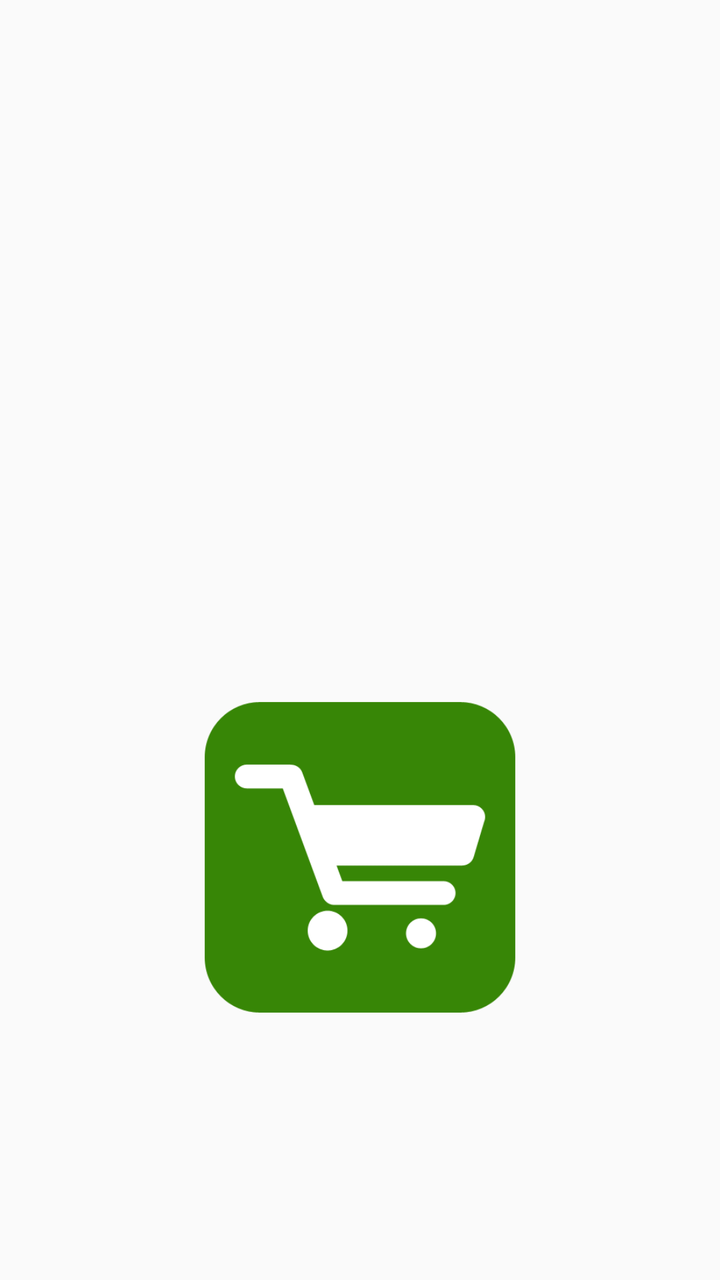
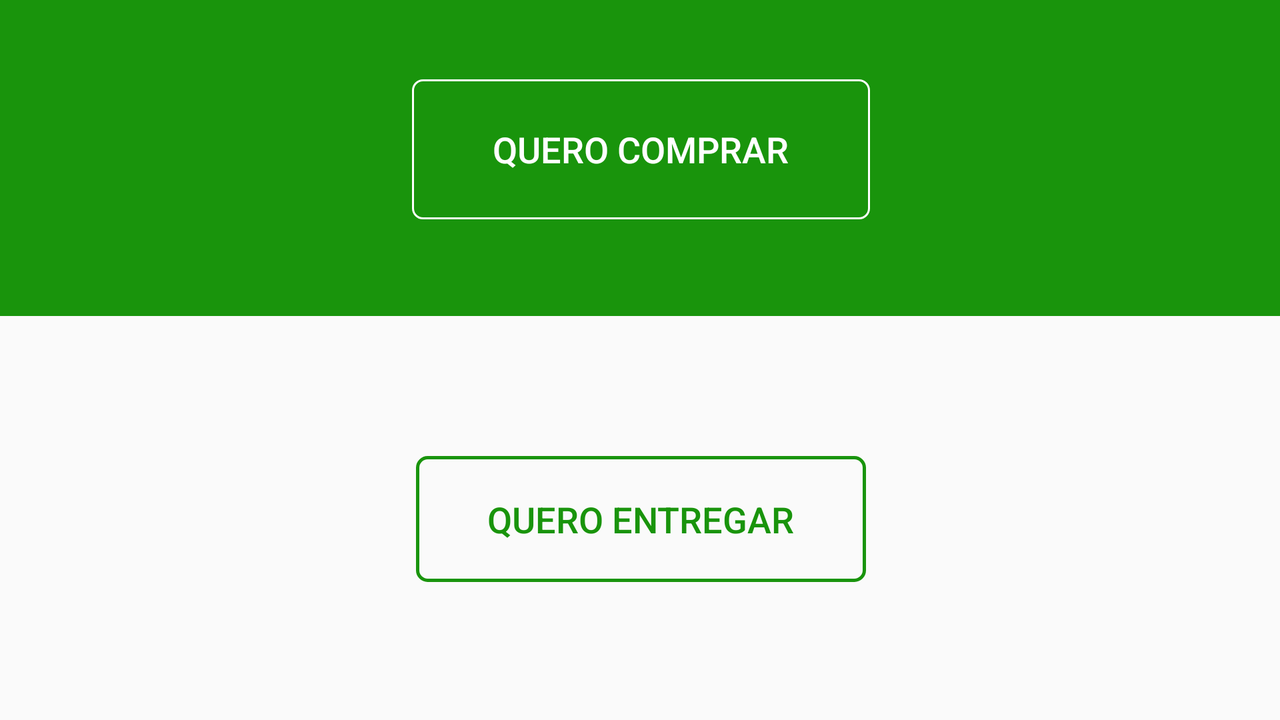

An Android layout and its configuration variant, each rendered on a device that would load it. The default file and the variant file are quoted in full after the pictures.
<!-- AndroidManifest.xml: application theme AppTheme -->
<!-- res/layout/activity_register.xml -->
<?xml version="1.0" encoding="utf-8"?>
<android.support.constraint.ConstraintLayout xmlns:android="http://schemas.android.com/apk/res/android"
    xmlns:app="http://schemas.android.com/apk/res-auto"
    xmlns:tools="http://schemas.android.com/tools"
    android:layout_width="match_parent"
    android:layout_height="match_parent"
    tools:context=".RegisterActivity">

    <ImageView
        android:id="@+id/quero_comprar"
        android:layout_width="155dp"
        android:layout_height="165dp"
        android:layout_marginEnd="8dp"
        android:layout_marginLeft="8dp"
        android:layout_marginRight="8dp"
        android:layout_marginStart="8dp"
        android:layout_marginTop="52dp"
        app:layout_constraintEnd_toEndOf="parent"
        app:layout_constraintHorizontal_bias="0.502"
        app:layout_constraintStart_toStartOf="parent"
        app:layout_constraintTop_toTopOf="parent"
        app:srcCompat="@drawable/cart" />

    <ImageView
        android:id="@+id/quero_entregar"
        android:layout_width="184dp"
        android:layout_height="284dp"
        android:layout_marginBottom="8dp"
        android:layout_marginEnd="8dp"
        android:layout_marginLeft="8dp"
        android:layout_marginRight="8dp"
        android:layout_marginStart="8dp"
        android:layout_marginTop="8dp"
        app:layout_constraintBottom_toBottomOf="parent"
        app:layout_constraintEnd_toEndOf="parent"
        app:layout_constraintStart_toStartOf="parent"
        app:layout_constraintTop_toBottomOf="@+id/quero_comprar"
        app:srcCompat="@drawable/icon" />

</android.support.constraint.ConstraintLayout>
<!-- resources referenced by this layout -->
<resources>
  <!-- drawable icon: png bitmap (drawable, 11999 bytes) -->
  <style name="AppTheme" parent="Theme.AppCompat.Light.DarkActionBar">
          
          <item name="windowNoTitle">false</item>
          <item name="colorPrimary">#0b6156</item>
          <item name="colorPrimaryDark">@color/colorPrimaryDark</item>
          <item name="colorAccent">@color/colorAccent</item>
      </style>
  <color name="colorPrimaryDark">#303f9f</color>
  <color name="colorAccent">#FF4081</color>
</resources>
<!-- res/layout-land/activity_register.xml (the repository's variant of the layout above) -->
<!-- drawn on the phone turned sideways -->
<?xml version="1.0" encoding="utf-8"?>
<android.support.constraint.ConstraintLayout xmlns:android="http://schemas.android.com/apk/res/android"
    xmlns:app="http://schemas.android.com/apk/res-auto"
    xmlns:tools="http://schemas.android.com/tools"
    android:layout_width="match_parent"
    android:layout_height="match_parent"
    tools:context=".RegisterActivity">

    <android.support.constraint.ConstraintLayout
        android:id="@+id/constraintLayout"
        android:layout_width="match_parent"
        android:layout_height="158dp"
        android:background="#19940c"
        tools:layout_editor_absoluteX="0dp"
        tools:layout_editor_absoluteY="-1dp">

        <Button
            android:id="@+id/button_comprar"
            android:layout_width="229dp"
            android:layout_height="70dp"
            android:layout_marginBottom="8dp"
            android:layout_marginEnd="8dp"
            android:layout_marginLeft="8dp"
            android:layout_marginRight="8dp"
            android:layout_marginStart="8dp"
            android:layout_marginTop="36dp"
            android:background="@drawable/button_border_1"
            android:text="Quero Comprar"
            android:textColor="@android:color/background_light"
            android:textSize="18dp"
            app:layout_constraintBottom_toBottomOf="parent"
            app:layout_constraintEnd_toEndOf="parent"
            app:layout_constraintHorizontal_bias="0.501"
            app:layout_constraintStart_toStartOf="parent"
            app:layout_constraintTop_toTopOf="parent"
            app:layout_constraintVertical_bias="0.085" />
    </android.support.constraint.ConstraintLayout>

    <android.support.constraint.ConstraintLayout
        android:layout_width="match_parent"
        android:layout_height="164dp"
        android:layout_marginBottom="8dp"
        android:layout_marginTop="8dp"
        app:layout_constraintBottom_toBottomOf="parent"
        app:layout_constraintTop_toBottomOf="@+id/constraintLayout">

        <Button
            android:id="@+id/button_entregar"
            android:layout_width="225dp"
            android:layout_height="63dp"
            android:layout_marginBottom="48dp"
            android:layout_marginEnd="8dp"
            android:layout_marginLeft="8dp"
            android:layout_marginRight="8dp"
            android:layout_marginStart="8dp"
            android:layout_marginTop="8dp"
            android:background="@drawable/button_border_2"
            android:text="Quero Entregar"
            android:textColor="#19940c"
            android:textSize="18dp"
            app:layout_constraintBottom_toBottomOf="parent"
            app:layout_constraintEnd_toEndOf="parent"
            app:layout_constraintHorizontal_bias="0.501"
            app:layout_constraintStart_toStartOf="parent"
            app:layout_constraintTop_toTopOf="parent"
            app:layout_constraintVertical_bias="0.955" />
    </android.support.constraint.ConstraintLayout>

</android.support.constraint.ConstraintLayout>
<!-- resources referenced by the variant -->
<!-- as the phone turned sideways resolves them -->
<resources>
  <!-- drawable button_border_1 (drawable-v21) -->
  <?xml version="1.0" encoding="utf-8"?>
  <shape xmlns:android="http://schemas.android.com/apk/res/android"
      android:shape="rectangle">
      <corners android:radius="5dp" />
      <stroke android:width="3px" android:color="#FFF" />
  </shape>
  <!-- drawable button_border_2 (drawable-v21) -->
  <?xml version="1.0" encoding="utf-8"?>
  <shape xmlns:android="http://schemas.android.com/apk/res/android"
      android:shape="rectangle">
      <corners android:radius="5dp" />
      <stroke android:width="5px" android:color="#19940c" />
  </shape>
  <style name="AppTheme" parent="Theme.AppCompat.Light.DarkActionBar">
          
          <item name="windowNoTitle">false</item>
          <item name="colorPrimary">#0b6156</item>
          <item name="colorPrimaryDark">@color/colorPrimaryDark</item>
          <item name="colorAccent">@color/colorAccent</item>
      </style>
  <color name="colorPrimaryDark">#303f9f</color>
  <color name="colorAccent">#FF4081</color>
</resources>
